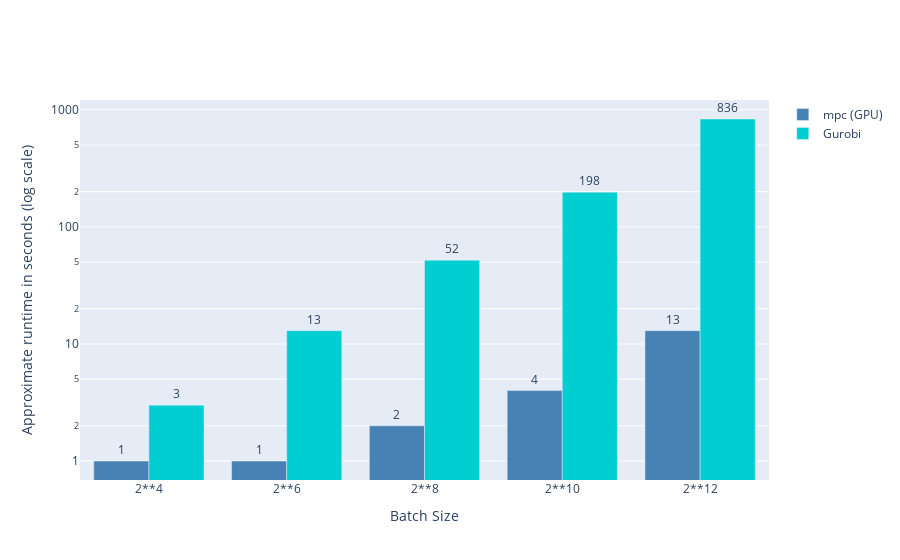

The code cell stored with this chart in its notebook:
### Code cell
# batches=np.unique(exactness["batch_size"])
fig = go.Figure(data=[
    go.Bar(name='mpc (GPU)', x=batch_size, y=m_times, 
           text=m_times,textposition='outside',marker_color='steelblue'),
    go.Bar(name='Gurobi', x=batch_size, y=g_times,
           text=g_times,textposition='outside',marker_color='darkturquoise'),
])
# Change the bar mode
fig.update_yaxes(title="Approximate runtime in seconds (log scale)",type="log")
fig.update_xaxes(title="Batch Size")
fig.show()

### Figure 1 — Plotly figure (JSON) as saved in the notebook; plotly's stock layout.template omitted (floating-point values rounded to 4 significant figures)
{"data": [{"marker": {"color": "steelblue"}, "name": "mpc (GPU)", "text": [1, 1, 2, 4, 13], "textposition": "outside", "type": "bar", "x": ["2**4", "2**6", "2**8", "2**10", "2**12"], "y": [1, 1, 2, 4, 13]}, {"marker": {"color": "darkturquoise"}, "name": "Gurobi", "text": [3, 13, 52, 198, 836], "textposition": "outside", "type": "bar", "x": ["2**4", "2**6", "2**8", "2**10", "2**12"], "y": [3, 13, 52, 198, 836]}], "layout": {"xaxis": {"title": {"text": "Batch Size"}}, "yaxis": {"title": {"text": "Approximate runtime in seconds (log scale)"}, "type": "log"}}}
